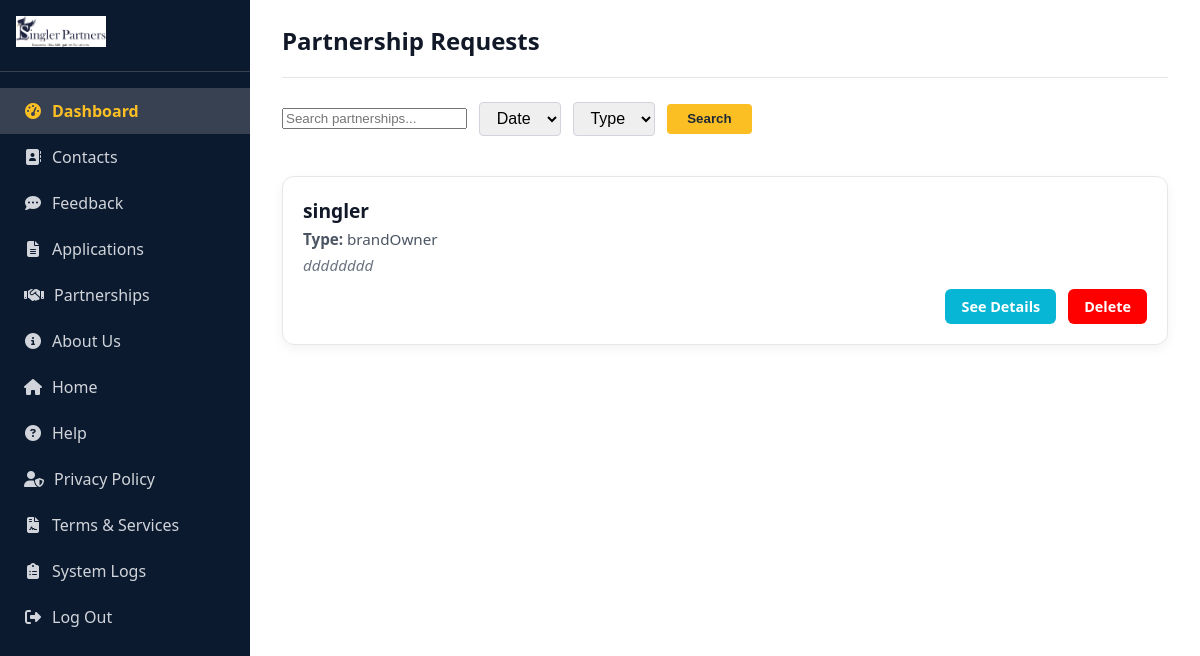
The page /partner-list/ (signed in) on the database its author committed.
### partner_app/models.py (models this page shows, shortened)
class PartnerInquiry(models.Model):
    PARTNERSHIP_CHOICES = [
        ("techProvider", "Tech Provider"),
        ("brandOwner", "Brand Owner"),
        ("enforcementAgency", "Enforcement Agency"),
        ("other", "Other"),
    ]
    org_name = models.CharField(max_length=255)
    contact_person = models.CharField(max_length=255)
    email = models.EmailField()
    phone = models.CharField(max_length=20, blank=True, null=True)
    partnership_type = models.CharField(max_length=50, choices=PARTNERSHIP_CHOICES)
    description = models.TextField()
    attachments = models.FileField(upload_to="partner_attachments/", blank=True, null=True)
    consent = models.BooleanField()
    submitted_at = models.DateTimeField(auto_now_add=True)

### auth_app/views.py (the view)
# urls.py: path('partner-list/', views.partner_list_view, name='partner_list'),
@login_required
def partner_list_view(request):
    inquiries = PartnerInquiry.objects.all().order_by('-id')
    return render(request, 'auth_app/partner_list.html', {'inquiries': inquiries})

### auth_app/templates/auth_app/partner_list.html (shortened to what this page needs)
{% load static %}
<!DOCTYPE html>
<html lang="en">
<head>
    <link rel="stylesheet" href="{% static 'css/dashboard.css' %}" />
    <link rel="stylesheet" href="https://cdnjs.cloudflare.com/ajax/libs/font-awesome/6.5.0/css/all.min.css" />
</head>
<body>
<div class="container">
<aside class="sidebar">
  <div class="logo">
    <img src="{% static 'images/logo.png' %}" alt="Singler Partners" />
  </div>
   <nav class="nav-menu" role="navigation" aria-label="Main Navigation">
        <a href="{% url 'dashboard' %}" class="active"><i class="fas fa-tachometer-alt"></i> Dashboard</a>
        <a href="{% url 'contact_list' %}"> <i class="fas fa-address-book"></i> Contacts</a>
        <a href="{% url 'feedback_list' %}"><i class="fas fa-comment-dots"></i> Feedback</a>
        <a href="{% url 'join_list' %}"><i class="fas fa-file-alt"></i> Applications</a>
        <a href="{% url 'partner_list' %}"><i class="fas fa-handshake"></i> Partnerships</a>
        <a href="{% url 'logout_two' %}"><i class="fas fa-info-circle"></i> About Us</a>
        <a href="{% url 'logout_three' %}"><i class="fas fa-house"></i> Home</a>
        <a href="{% url 'help' %}"><i class="fas fa-question-circle"></i> Help</a>
        <a href="{% url 'privacy_policy' %}"><i class="fas fa-user-shield"></i> Privacy Policy</a>
        <a href="{% url 'terms_of_service' %}"><i class="fas fa-file-contract"></i> Terms & Services</a>
        <a href="{% url 'logs_app:logs' %}" class="nav-link-logs"><i class="fas fa-clipboard-list"></i> System Logs</a>
        <a href="{% url 'logout' %}"><i class="fas fa-sign-out-alt"></i> Log Out</a>
    </nav>
</aside>
<main class="main-content">
    <header class="main-header">
        <div class="welcome">
            <h2>Partnership Requests</h2>
        </div>
    </header>
    <form method="get" action="{% url 'partner_list' %}" class="filters">
        <input type="text" name="q" placeholder="Search partnerships..." value="{{ request.GET.q }}">
        <select name="date"><option>Date</option></select>
        <select name="type"><option>Type</option></select>
        <button type="submit">Search</button>
    </form>
    <div class="articles">
        {% for inquiry in inquiries %}
        <div class="article-item">
            <div class="article-content">
                <h3>{{ inquiry.org_name }}</h3>
                <p><strong>Type:</strong> {{ inquiry.partnership_type }}</p>
                <p class="desc">{{ inquiry.description|truncatewords:10 }}</p>
            </div>
            <div class="action-buttons">
                <a href="{% url 'partner_detail' inquiry.pk %}" class="open-btn">See Details</a>
                <a href="{% url 'partner_delete' inquiry.pk %}" class="open-btn" style="background-color: red;">Delete</a>
            </div>
        </div>
        {% empty %}
        <p>No partnership inquiries found.</p>
        {% endfor %}
    </div>
</main>
</div>
</body>
</html>

### static/css/dashboard.css (style rules this page uses)
* { box-sizing: border-box; }
body { margin: 0; font-family: "Segoe UI", Tahoma, Geneva, Verdana, sans-serif; background: #f9f9f9; color: #333; }
.container { display: flex; min-height: 100vh; }
.sidebar { background-color: #0b1a2f; color: #fff; width: 250px; display: flex; flex-direction: column; padding: 1rem 0; position: sticky; top: 0; }
.sidebar .logo { display: flex; align-items: center; padding: 0 1rem 1.5rem 1rem; border-bottom: 1px solid #374151; }
.sidebar .logo img { width: 90px; height: auto; }
.nav-menu { display: flex; flex-direction: column; margin-top: 1rem; }
.nav-menu a { color: #d1d5db; text-decoration: none; padding: 12px 24px; font-size: 1rem; display: flex; align-items: center; gap: 10px; transition: background-color 0.2s ease, color 0.2s ease; user-select: none; }
.nav-menu a i { min-width: 18px; text-align: center; }
.nav-menu a:hover, .nav-menu a.active { background-color: #374151; color: #fbbf24; font-weight: 600; }
.nav-link-logs { margin-top: auto; }
.main-content { flex: 1; padding: 1.5rem 2rem; background-color: #fff; overflow-y: auto; display: flex; flex-direction: column; }
.main-header { display: flex; justify-content: space-between; align-items: center; flex-wrap: wrap; border-bottom: 1px solid #e5e7eb; padding-bottom: 1rem; margin-bottom: 1.5rem; }
.welcome h2 { margin: 0 0 4px 0; font-weight: 700; color: #111827; }
.filters { display: flex; flex-wrap: wrap; gap: 0.75rem; margin-bottom: 1.5rem; align-items: center; }
.filters input[type="search"], .filters select { padding: 0.4rem 0.8rem; font-size: 1rem; border-radius: 4px; border: 1px solid #d1d5db; outline-offset: 2px; }
.filters button { padding: 0.45rem 1.25rem; background-color: #fbbf24; border: none; border-radius: 4px; color: #1f2937; font-weight: 700; cursor: pointer; user-select: none; transition: background-color 0.3s ease; }
.articles { display: grid; grid-template-columns: repeat(auto-fit, minmax(320px, 1fr)); gap: 1.5rem; margin-top: 1rem; }
.article-item { background-color: #ffffff; border: 1px solid #e5e7eb; border-radius: 12px; padding: 1.25rem; box-shadow: 0 4px 12px rgba(0, 0, 0, 0.05); display: flex; flex-direction: column; justify-content: space-between; transition: transform 0.2s ease, box-shadow 0.2s ease; }
.articles { display: flex; flex-direction: column; gap: 1.5rem; margin-top: 1rem; }
.article-item { background-color: #ffffff; border: 1px solid #e5e7eb; border-radius: 12px; padding: 1.25rem; box-shadow: 0 4px 12px rgba(0, 0, 0, 0.05); display: flex; flex-direction: column; transition: transform 0.2s ease, box-shadow 0.2s ease; }
.article-content h3 { margin: 0; font-size: 1.2rem; color: #111827; font-weight: 700; }
.article-content p { margin: 0.35rem 0; color: #4b5563; font-size: 0.95rem; }
.article-content .desc { color: #6b7280; font-style: italic; }
.action-buttons { margin-top: auto; display: flex; justify-content: flex-end; gap: 0.75rem; flex-wrap: wrap; }
.open-btn { background-color: #06b6d4; color: #ffffff; padding: 0.5rem 1rem; text-decoration: none; border-radius: 6px; font-weight: 600; font-size: 0.9rem; transition: background-color 0.3s ease; }

### rows shown on the page
PartnerInquiry: org_name "singler", partnership_type "brandOwner", description "dddddddd"
